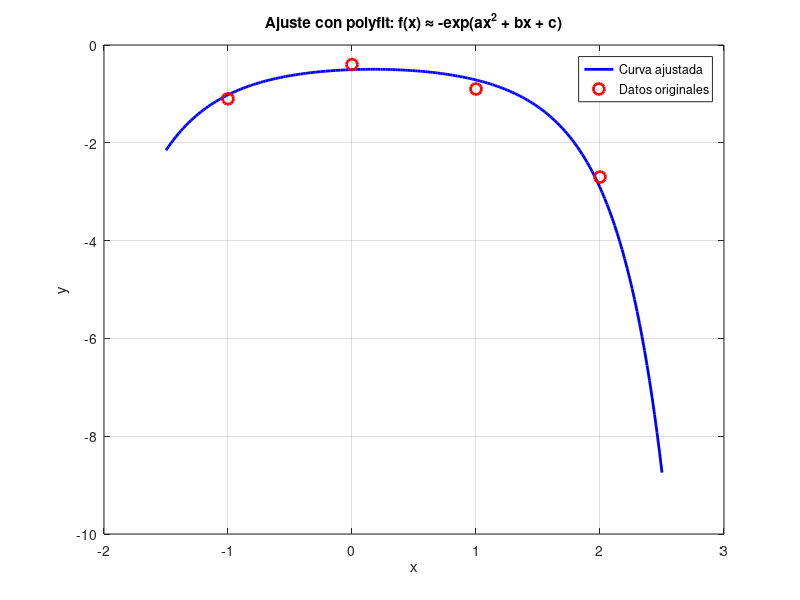

This chart was generated by the following MATLAB code:
% Datos originales
x = [-1; 0; 1; 2];
y = [-1.1; -0.4; -0.9; -2.7];

% Transformar: Y = ln(-y)
Y = log(-y);

% Ajustar con polyfit (grado 2)
coef = polyfit(x, Y, 2);

a = coef(1);
b = coef(2);
c = coef(3);

fprintf("Coeficientes obtenidos con polyfit:\n");
fprintf("a = %.6f\n", a);
fprintf("b = %.6f\n", b);
fprintf("c = %.6f\n", c);

# Obtener el polinomio
disp("Polinomio formado: ");
disp(polyout(coef, 'x'));

% Gráfico
xg = linspace(-1.5, 2.5, 200);
yg = -exp(a * xg.^2 + b * xg + c);

figure();
plot(xg, yg, 'b-', 'LineWidth', 2); hold on;
plot(x, y, 'ro', 'MarkerSize', 8, 'LineWidth', 2);
xlabel('x'); ylabel('y');
legend('Curva ajustada', 'Datos originales');
title('Ajuste con polyfit: f(x) ≈ -exp(ax^2 + bx + c)');
grid on;

